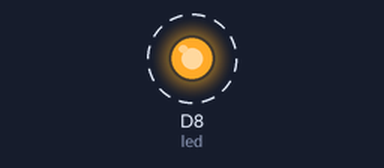
A sketch run on a simulated ESP8266 (NodeMCU). On the bench: output pins drawn as LEDs (lit = HIGH). Dashed ring = blinking. What the sketch prints to the serial monitor is not drawn.

Above: at 3.2 s.
Timing chart, 0 to 6.0 s (numbered marks = the images above):
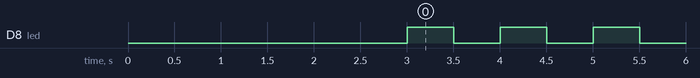

The sketch:

Blink.ino
```cpp
int led = D8;


void setup() {
  Serial.begin(9600);
  pinMode(led, OUTPUT);
  Serial.println(led);
  digitalWrite(led, LOW);
  delay(3000);
}


void loop() {
  digitalWrite(led, HIGH);
  delay(500);
  digitalWrite(led, LOW);
  delay(500);
  Serial.println("...");
}
```

Measured:
- by itself, D8 (led): alternates HIGH for 0.50 s and LOW for 0.50 s
